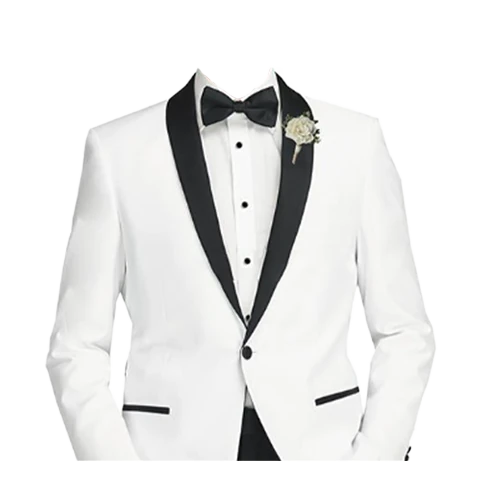
#> input picture docs/shop/img/arlan-tux-dinner-jacket-0-cut.webp, 500 x 500 px; its folder holds 4 pictures in this run
$ python anchors.py
#> lines starting #> are read from the running program, lines starting #| are printed output that depends on the picture; after the words box and inside, x2 and y2 are one past the last pixel; in counts of white or black regions, pixels touching at a corner belong together
"""Measures each cut-out suit photo so a styled mannequin can be drawn around it.

For every docs/shop/img/*-cut.webp it records, in the photo's own pixels:
  w, h     picture size
  top      first row of the suit (collar tips)
  cx       horizontal center of the shoulders
  sw       shoulder width
  hem      last row of the suit (jacket or trouser hem)
  hx       horizontal center at the hem
Writes docs/shop/anchors.json, which scripts/catalog.mjs merges into the catalog.

Run: python scripts/anchors.py
"""
import glob
import json
import os
import numpy as np
from PIL import Image

ROOT = os.path.join(os.path.dirname(__file__), '..')
IMG = os.path.join(ROOT, 'docs', 'shop', 'img')

out = {}
for path in sorted(glob.glob(os.path.join(IMG, '*-cut.webp'))):
    a = np.asarray(Image.open(path).convert('RGBA'))[..., 3] > 128
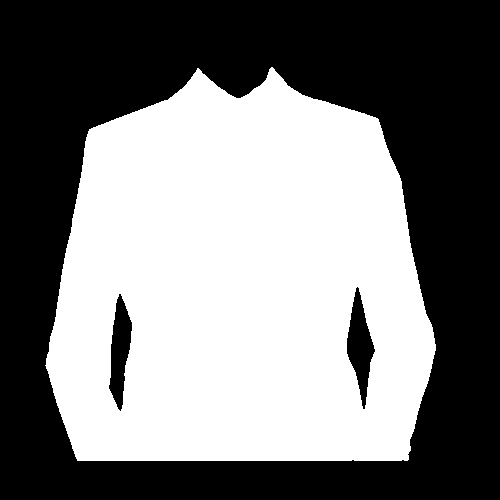
#> a: shape (500, 500) bool; 48.5% white; 1 white region, box (x1, y1, x2, y2) and area: (45, 67, 436, 461) 121366
    h, w = a.shape
#> h = 500; w = 500
    rows = np.where(a.any(axis=1))[0]
#> rows = 394 values from 67 to 460
    top, hem = int(rows[0]), int(rows[-1])
#> top = 67; hem = 460
    r = min(hem, top + int(0.15 * (hem - top)))
#> r = 125
    xs = np.where(a[r])[0]
#> xs = 283 values from 98 to 380
    xb = np.where(a[max(top, hem - 3)])[0]
#> xb = 333 values from 76 to 408
    out[os.path.basename(path).replace('-cut.webp', '')] = {
        'w': w, 'h': h, 'top': top, 'hem': hem,
        'cx': int((xs[0] + xs[-1]) / 2), 'sw': int(xs[-1] - xs[0]),
        'hx': int((xb[0] + xb[-1]) / 2)
    }
#> pass 2 of the loop `for path in sorted(glob.glob(os.path.join(IMG, '*-cut.webp'))):`:
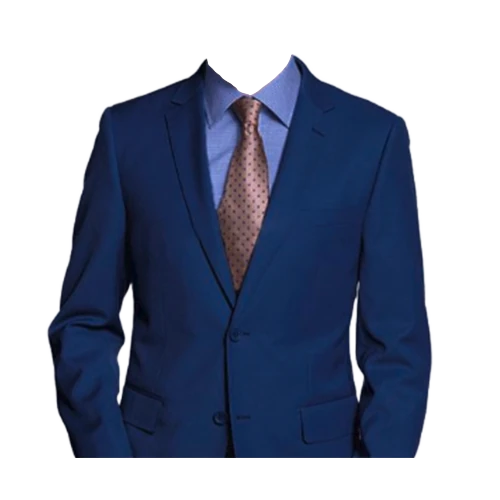
#> input picture docs/shop/img/blue-sharkskin-suit-0-cut.webp, 500 x 500 px
#> `a = np.asarray(Image.open(path).convert('RGBA'))[..., 3] > 128`:
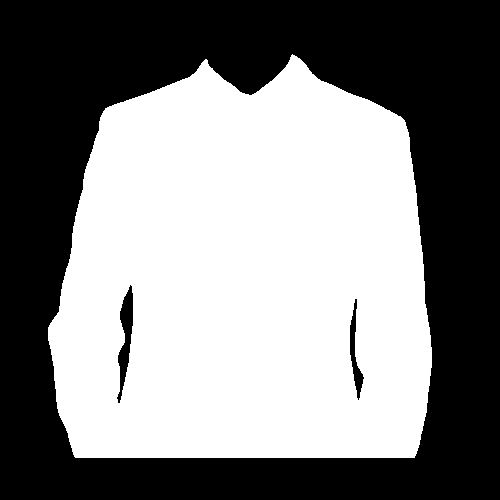
#> a: shape (500, 500) bool; 51.2% white; 3 black regions, box (x1, y1, x2, y2) and area: (0, 0, 500, 500) 120664, (117, 285, 133, 403) 892, (350, 299, 364, 400) 505
#> rows = 404 values from 54 to 457
#> top = 54; hem = 457
#> r = 114
#> xs = 295 values from 102 to 396
#> xb = 343 values from 73 to 415
#> pass 3 of the loop `for path in sorted(glob.glob(os.path.join(IMG, '*-cut.webp'))):`:
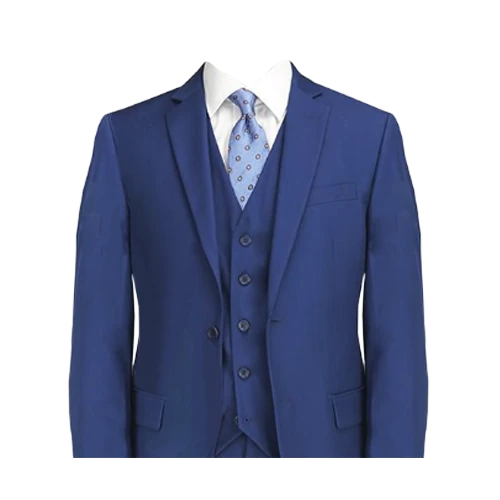
#> input picture docs/shop/img/french-blue-suit-0-cut.webp, 500 x 500 px
#> `a = np.asarray(Image.open(path).convert('RGBA'))[..., 3] > 128`:
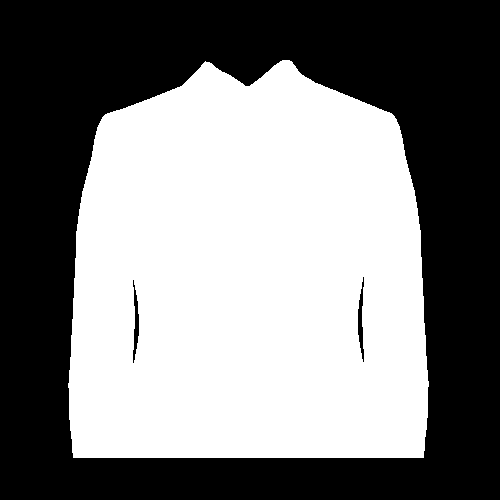
#> a: shape (500, 500) bool; 50% white; 3 black regions, box (x1, y1, x2, y2) and area: (0, 0, 500, 500) 124465, (358, 277, 364, 362) 265, (133, 280, 139, 363) 254
#> rows = 398 values from 60 to 457
#> top = 60
#> r = 119
#> xs = 296 values from 101 to 396
#> xb = 351 values from 73 to 423
#> the loop made 4 passes; the first 3 are shown
json.dump(out, open(os.path.join(ROOT, 'docs', 'shop', 'anchors.json'), 'w'), indent=1)
print(len(out), 'measured')
#| 4 measured
for k, v in list(out.items())[:4]:
    print(k, v)
#> this loop made 4 passes
#> k on passes 1 to 4: 'arlan-tux-dinner-jacket-0', 'blue-sharkskin-suit-0', 'french-blue-suit-0', 'hunter-green-suit-0'
#| arlan-tux-dinner-jacket-0 {'w': 500, 'h': 500, 'top': 67, 'hem': 460, 'cx': 239, 'sw': 282, 'hx': 242}
#| blue-sharkskin-suit-0 {'w': 500, 'h': 500, 'top': 54, 'hem': 457, 'cx': 249, 'sw': 294, 'hx': 244}
#| french-blue-suit-0 {'w': 500, 'h': 500, 'top': 60, 'hem': 457, 'cx': 248, 'sw': 295, 'hx': 248}
#| hunter-green-suit-0 {'w': 500, 'h': 500, 'top': 45, 'hem': 459, 'cx': 250, 'sw': 282, 'hx': 250}
